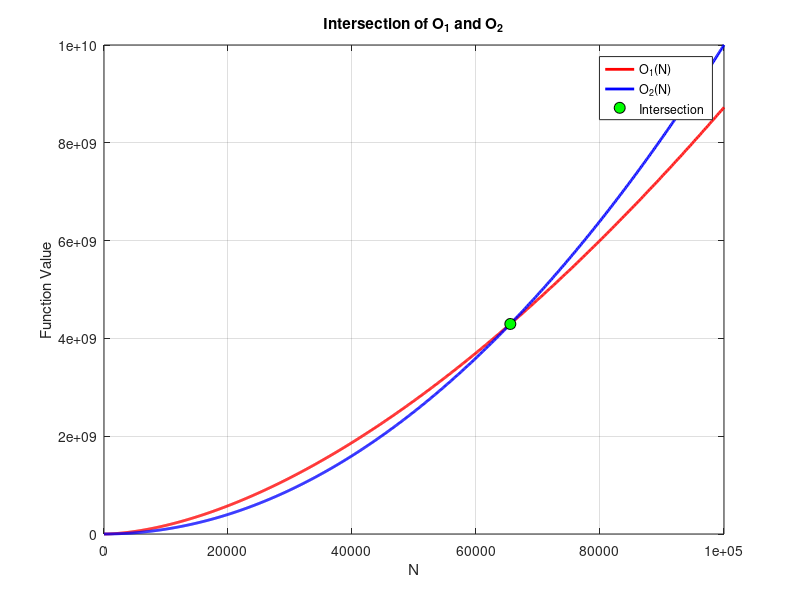

MATLAB code to generate this figure:
% Define the two functions
f1 = @(N) (log2(N)).^2 .* N.^(3/2);  % O_1: (log2(N))^2 * N^(3/2)
f2 = @(N) N.^2;                      % O_2: N^2

% Define a function for the difference (f1 - f2) to find where it equals 0
diff_fun = @(N) f1(N) - f2(N);

% Set options for fsolve (optional)
options = optimset('Display','off', 'TolX', 1e-8);  % Increase accuracy

% Set a larger initial guess near the expected intersection
N_guess_large = 65000;  % Initial guess near the expected intersection

% Use fsolve to find the intersection
N_intersect_large = fsolve(diff_fun, N_guess_large, options);

% Display the result
disp(['Intersection at N = ', num2str(N_intersect_large)]);

% Plot the functions to visualize
N_values = linspace(1, 100000, 1000);  % Adjust range as needed
figure;
plot(N_values, f1(N_values), 'r-', 'LineWidth', 2); hold on;
plot(N_values, f2(N_values), 'b-', 'LineWidth', 2);
plot(N_intersect_large, f1(N_intersect_large), 'ko', 'MarkerSize', 8, 'MarkerFaceColor', 'g');  % Mark the intersection
xlabel('N');
ylabel('Function Value');
legend('O_1(N)', 'O_2(N)', 'Intersection');
title('Intersection of O_1 and O_2');
grid on;
